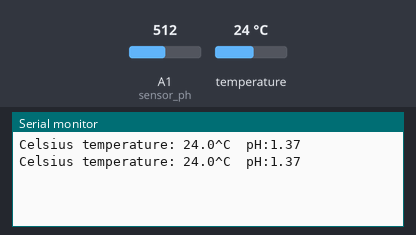
This sketch was run on a simulated Arduino Uno, built with avr-gcc and run on an emulated ATmega328P. Shown: the last lines printed to the serial monitor. The inputs (shaded band) are chosen by the test bench; at power-on: temperature 24 °C, A1 (sensor_ph) = 512.

Above: at 4.5 s.
4.6 s: temperature set to 12 °C
At 6.5 s:
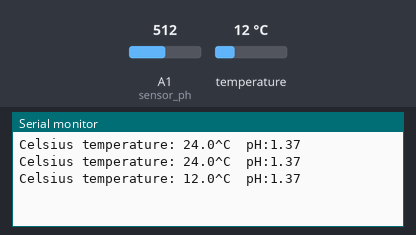
6.9 s: A1 (sensor_ph) set to 716
At 6.9 s:
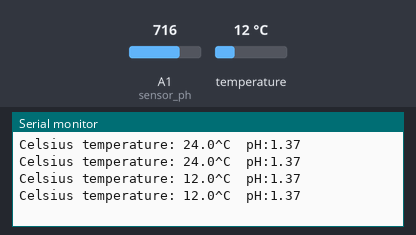
9.2 s: temperature set to 19 °C
At 10.8 s:
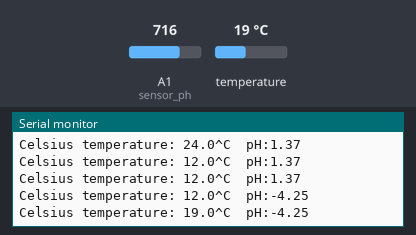
11.5 s: A1 (sensor_ph) set to 900
At 11.5 s:
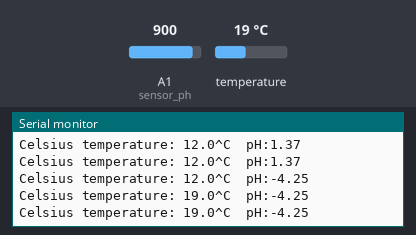
Timing chart, 0 to 14.5 s (numbered marks = the images above; inputs shaded):
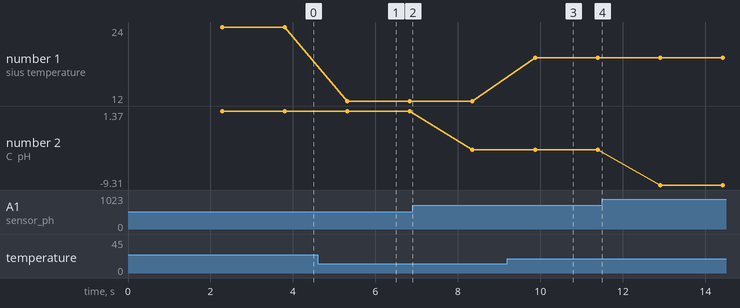

The sketch:

tespHnyebarilmu.ino
```cpp
#include "DFRobot_PH.h" //library yang diinstal seperti instruksi diatas
#include <OneWire.h>  //library untuk pembacaan sensor ds18b20
#include <DallasTemperature.h>

#define sensor_ds18b20 2 //pada pin 2 untuk sensor ds18b20

OneWire oneWire(sensor_ds18b20);

DallasTemperature sensors(&oneWire); //penggunaan interface 1 wire untuk pengaksesan

#define sensor_ph A1 //pembacaan sensor ph menggunakan ADC

float tegangan,nilaiph,suhu;
DFRobot_PH ph;

void setup()
{
   Serial.begin(9600);  //serial monitor
    ph.begin(); //mulai untuk pembacaan sensor ph meter
    sensors.begin(); //mulai untuk pembacaan sensor ds18b20
}

void loop()
{
  sensors.requestTemperatures();
  static unsigned long timepoint = millis();
    if(millis()-timepoint>1000U){//time interval: 1s
        timepoint = millis();
        tegangan = analogRead(sensor_ph)/1024.0*5000; //mengubah tegangan analog menjadi digital dan menjadi tegangan
        suhu = sensors.getTempCByIndex(00);
        nilaiph = ph.readPH(tegangan,suhu);  //konversi tegangan menjadi ph meter dengan kompensasi suhu
        Serial.print("Celsius temperature: ");
        Serial.print(suhu,1); //nilai pembacaan suhu
        Serial.print("^C  pH:");
        Serial.println(nilaiph,2); //nilai pembacaan ph meter
    }
    ph.calibration(tegangan,suhu);
}
```

Measured:
- after the input at 4.6 s, the serial monitor: prints a new line after 0.72 s (image 1)
- after the input at 9.2 s, the serial monitor: prints a new line after 0.67 s (image 3)
- plotted number 1: 24 → 12 after the input at 4.6 s, 12 → 19 after the input at 9.2 s
- plotted number 2: 1.37 → -4.25 after the input at 6.9 s, -4.25 → -9.31 after the input at 11.5 s
